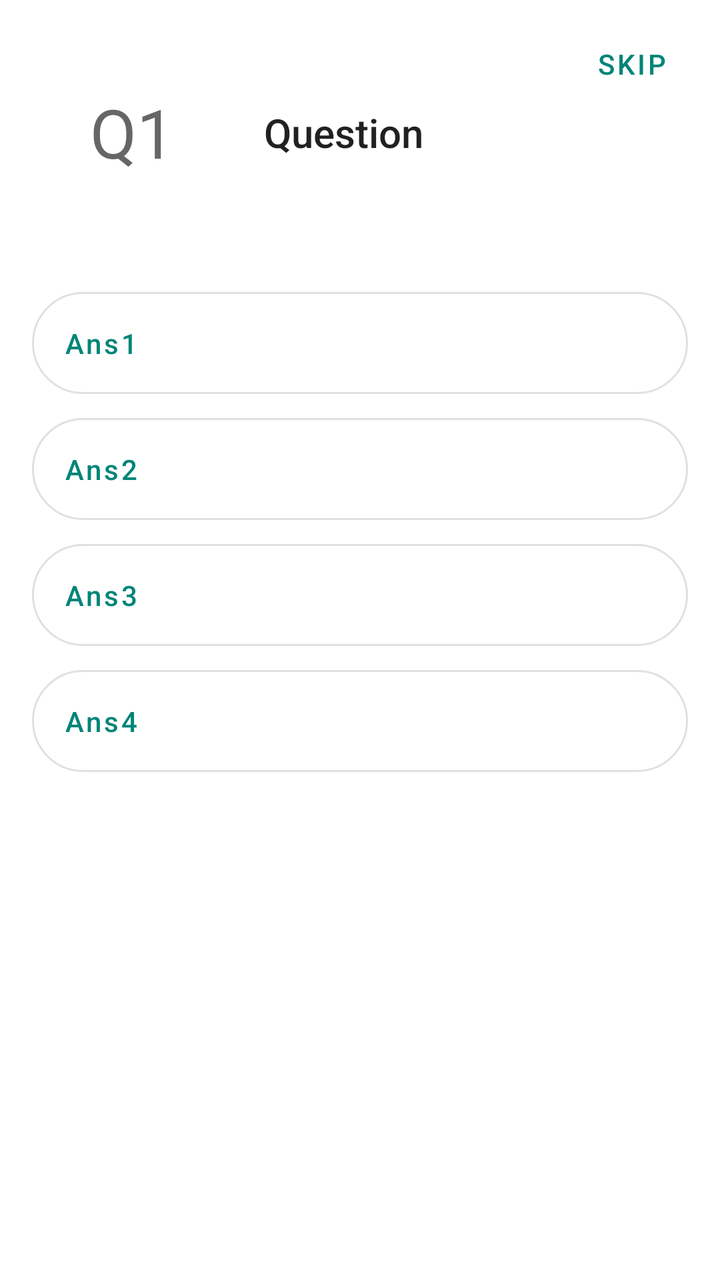
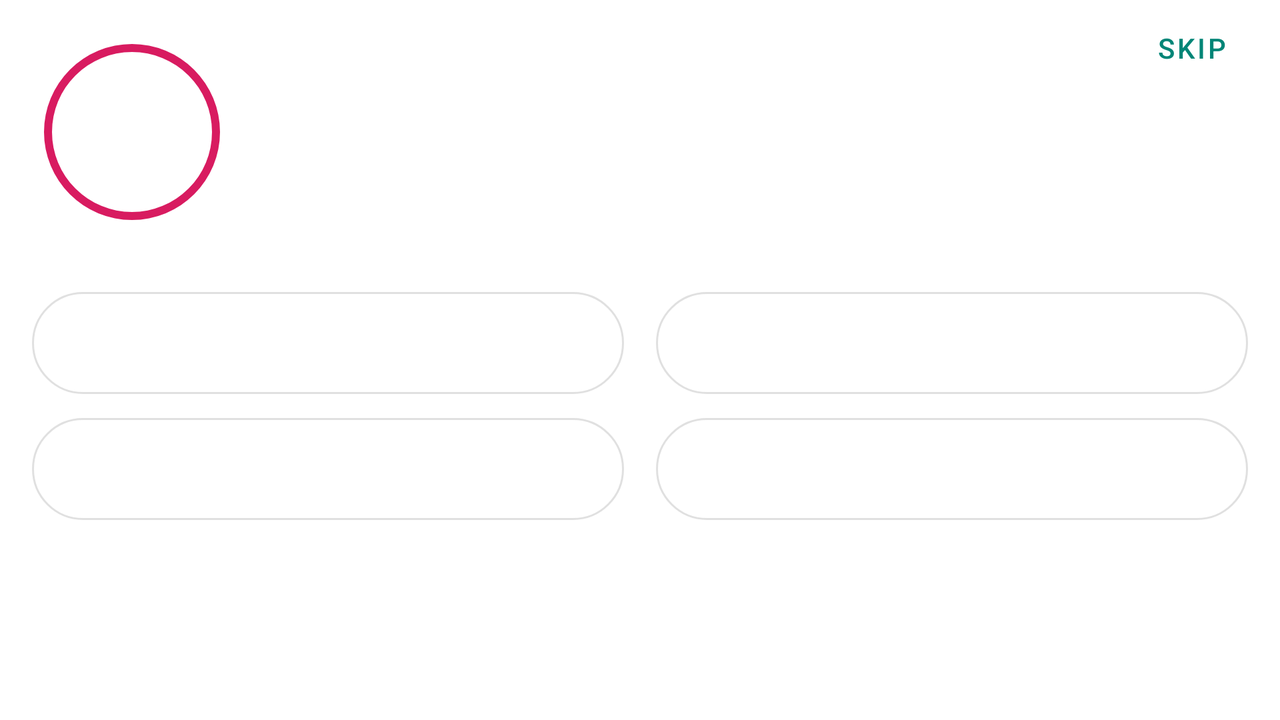

Compare how this app lays out the same screen by default and in its alternative resource folder. The renders come first, then the two layout files and the values they reference.
<!-- AndroidManifest.xml: application theme AppTheme -->
<!-- res/layout/activity_self_assessment.xml -->
<?xml version="1.0" encoding="utf-8"?>
<androidx.constraintlayout.widget.ConstraintLayout xmlns:android="http://schemas.android.com/apk/res/android"
    xmlns:app="http://schemas.android.com/apk/res-auto"
    xmlns:tools="http://schemas.android.com/tools"
    android:layout_width="match_parent"
    android:layout_height="match_parent"
    tools:context=".SelfAssessment">

    <ProgressBar
        android:id="@+id/progressBar"
        style="?android:progressBarStyleHorizontal"
        android:layout_width="100dp"
        android:layout_height="100dp"
        android:max="60"
        android:layout_margin="16dp"
        android:progressDrawable="@drawable/shape_circular_progressbar"
        app:layout_constraintStart_toStartOf="parent"
        app:layout_constraintTop_toTopOf="parent" />

    <TextView
        android:id="@+id/question_number"
        style="@style/TextAppearance.AppCompat.Display1"
        android:layout_width="wrap_content"
        android:layout_height="wrap_content"
        android:gravity="center"
        android:text="Q1"
        app:layout_constraintBottom_toBottomOf="@+id/progressBar"
        app:layout_constraintEnd_toEndOf="@+id/progressBar"
        app:layout_constraintStart_toStartOf="@+id/progressBar"
        app:layout_constraintTop_toTopOf="@+id/progressBar" />

    <TextView
        android:id="@+id/question"
        style="@style/TextAppearance.AppCompat.Title"
        android:layout_width="0dp"
        android:layout_height="wrap_content"
        android:layout_margin="16dp"
        android:text="Question"
        app:layout_constraintBottom_toBottomOf="@+id/progressBar"
        app:layout_constraintEnd_toEndOf="parent"
        app:layout_constraintStart_toEndOf="@+id/progressBar"
        app:layout_constraintTop_toTopOf="@id/progressBar" />

    <com.google.android.material.button.MaterialButton
        android:id="@+id/ans1"
        style="@style/Widget.MaterialComponents.Button.OutlinedButton"
        android:layout_width="match_parent"
        android:layout_height="wrap_content"
        android:layout_marginStart="16dp"
        android:layout_marginTop="24dp"
        android:layout_marginEnd="16dp"
        android:gravity="start"
        android:padding="16dp"
        android:text="Ans1"
        android:textAllCaps="false"
        app:cornerRadius="32dp"
        app:layout_constraintEnd_toEndOf="parent"
        app:layout_constraintStart_toStartOf="parent"
        app:layout_constraintTop_toBottomOf="@+id/progressBar" />

    <com.google.android.material.button.MaterialButton
        android:id="@+id/ans2"
        style="@style/Widget.MaterialComponents.Button.OutlinedButton"
        android:layout_width="match_parent"
        android:layout_height="wrap_content"
        android:layout_marginStart="16dp"
        android:layout_marginEnd="16dp"
        android:gravity="start"
        android:padding="16dp"
        android:text="Ans2"
        android:textAllCaps="false"
        app:cornerRadius="32dp"
        app:layout_constraintEnd_toEndOf="parent"
        app:layout_constraintStart_toStartOf="parent"
        app:layout_constraintTop_toBottomOf="@+id/ans1" />

    <com.google.android.material.button.MaterialButton
        android:id="@+id/ans3"
        style="@style/Widget.MaterialComponents.Button.OutlinedButton"
        android:layout_width="match_parent"
        android:layout_height="wrap_content"
        android:layout_marginStart="16dp"
        android:layout_marginEnd="16dp"
        android:gravity="start"
        android:padding="16dp"
        android:text="Ans3"
        android:textAllCaps="false"
        app:cornerRadius="32dp"
        app:layout_constraintEnd_toEndOf="parent"
        app:layout_constraintStart_toStartOf="parent"
        app:layout_constraintTop_toBottomOf="@+id/ans2" />

    <com.google.android.material.button.MaterialButton
        android:id="@+id/ans4"
        style="@style/Widget.MaterialComponents.Button.OutlinedButton"
        android:layout_width="match_parent"
        android:layout_height="wrap_content"
        android:layout_marginStart="16dp"
        android:layout_marginEnd="16dp"
        android:gravity="start"
        android:padding="16dp"
        android:text="Ans4"
        android:textAllCaps="false"
        app:cornerRadius="32dp"
        app:layout_constraintEnd_toEndOf="parent"
        app:layout_constraintStart_toStartOf="parent"
        app:layout_constraintTop_toBottomOf="@+id/ans3" />

    <com.google.android.material.button.MaterialButton
        android:id="@+id/skip_ques"
        style="@style/Widget.MaterialComponents.Button.TextButton"
        android:layout_width="0dp"
        android:layout_height="wrap_content"
        android:layout_marginTop="8dp"
        android:text="Skip"
        app:cornerRadius="16dp"
        app:layout_constraintEnd_toEndOf="parent"
        app:layout_constraintTop_toTopOf="parent" />


</androidx.constraintlayout.widget.ConstraintLayout>
<!-- resources referenced by this layout -->
<resources>
  <!-- drawable shape_circular_progressbar (drawable) -->
  <?xml version="1.0" encoding="utf-8"?>
  <shape xmlns:android="http://schemas.android.com/apk/res/android"
      android:innerRadiusRatio="2.5"
      android:shape="ring"
      android:thickness="4dp"
      android:useLevel="true">
  
      <solid android:color="@color/colorAccent" />
  
  
  </shape>
  <style name="AppTheme" parent="Theme.MaterialComponents.Light.DarkActionBar">
          
          <item name="colorPrimary">@color/colorPrimary</item>
          <item name="colorPrimaryDark">@color/colorPrimaryDark</item>
          <item name="colorAccent">@color/colorAccent</item>
      </style>
  <color name="colorAccent">#D81B60</color>
  <color name="colorPrimary">#008577</color>
  <color name="colorPrimaryDark">#00574B</color>
</resources>
<!-- res/layout-land/activity_self_assessment.xml (the repository's variant of the layout above) -->
<!-- drawn on the phone turned sideways -->
<?xml version="1.0" encoding="utf-8"?>
<androidx.constraintlayout.widget.ConstraintLayout xmlns:android="http://schemas.android.com/apk/res/android"
    xmlns:app="http://schemas.android.com/apk/res-auto"
    xmlns:tools="http://schemas.android.com/tools"
    android:layout_width="match_parent"
    android:layout_height="match_parent"
    tools:context=".SelfAssessment">

    <ProgressBar
        android:id="@+id/progressBar"
        style="?android:progressBarStyleHorizontal"
        android:layout_width="100dp"
        android:layout_height="100dp"
        android:layout_margin="16dp"
        android:max="15"
        android:progress="15"
        android:progressDrawable="@drawable/shape_circular_progressbar"
        app:layout_constraintStart_toStartOf="parent"
        app:layout_constraintTop_toTopOf="parent" />

    <TextView
        android:id="@+id/question_number"
        style="@style/TextAppearance.AppCompat.Display1"
        android:layout_width="wrap_content"
        android:layout_height="wrap_content"
        android:gravity="center"
        app:layout_constraintBottom_toBottomOf="@+id/progressBar"
        app:layout_constraintEnd_toEndOf="@+id/progressBar"
        app:layout_constraintStart_toStartOf="@+id/progressBar"
        app:layout_constraintTop_toTopOf="@+id/progressBar" />

    <TextView
        android:id="@+id/question"
        style="@style/TextAppearance.AppCompat.Title"
        android:layout_width="0dp"
        android:layout_height="wrap_content"
        android:layout_margin="16dp"
        android:layout_marginTop="16dp"
        app:layout_constraintBottom_toBottomOf="@+id/progressBar"
        app:layout_constraintEnd_toStartOf="@+id/skip_ques"
        app:layout_constraintHorizontal_bias="0.0"
        app:layout_constraintStart_toEndOf="@+id/progressBar"
        app:layout_constraintTop_toTopOf="@+id/progressBar" />

    <com.google.android.material.button.MaterialButton
        android:id="@+id/ans1"
        style="@style/Widget.MaterialComponents.Button.OutlinedButton"
        android:layout_width="0dp"
        android:layout_height="wrap_content"
        android:layout_marginStart="16dp"
        android:layout_marginTop="24dp"
        android:layout_marginEnd="8dp"
        android:gravity="start"
        android:padding="16dp"
        android:textAllCaps="false"
        app:cornerRadius="32dp"
        app:layout_constraintEnd_toStartOf="@+id/guideline4"
        app:layout_constraintHorizontal_bias="0.5"
        app:layout_constraintStart_toStartOf="parent"
        app:layout_constraintTop_toBottomOf="@+id/progressBar" />

    <com.google.android.material.button.MaterialButton
        android:id="@+id/ans2"
        style="@style/Widget.MaterialComponents.Button.OutlinedButton"
        android:layout_width="0dp"
        android:layout_height="wrap_content"
        android:layout_marginStart="16dp"
        android:layout_marginEnd="8dp"
        android:gravity="start"
        android:padding="16dp"
        android:textAllCaps="false"
        app:cornerRadius="32dp"
        app:layout_constraintEnd_toStartOf="@+id/guideline4"
        app:layout_constraintHorizontal_bias="0.5"
        app:layout_constraintStart_toStartOf="parent"
        app:layout_constraintTop_toBottomOf="@+id/ans1" />

    <com.google.android.material.button.MaterialButton
        android:id="@+id/ans3"
        style="@style/Widget.MaterialComponents.Button.OutlinedButton"
        android:layout_width="0dp"
        android:layout_height="wrap_content"
        android:layout_marginStart="8dp"
        android:layout_marginEnd="16dp"
        android:gravity="start"
        android:padding="16dp"
        android:textAllCaps="false"
        app:cornerRadius="32dp"
        app:layout_constraintEnd_toEndOf="parent"
        app:layout_constraintHorizontal_bias="0.0"
        app:layout_constraintStart_toStartOf="@+id/guideline4"
        app:layout_constraintTop_toTopOf="@+id/ans1" />

    <com.google.android.material.button.MaterialButton
        android:id="@+id/ans4"
        style="@style/Widget.MaterialComponents.Button.OutlinedButton"
        android:layout_width="0dp"
        android:layout_height="wrap_content"
        android:layout_marginStart="8dp"
        android:layout_marginEnd="16dp"
        android:gravity="start"
        android:padding="16dp"
        android:textAllCaps="false"
        app:cornerRadius="32dp"
        app:layout_constraintEnd_toEndOf="parent"
        app:layout_constraintHorizontal_bias="0.0"
        app:layout_constraintStart_toStartOf="@+id/guideline4"
        app:layout_constraintTop_toBottomOf="@+id/ans3" />

    <com.google.android.material.button.MaterialButton
        android:id="@+id/skip_ques"
        style="@style/Widget.MaterialComponents.Button.TextButton"
        android:layout_width="0dp"
        android:layout_height="wrap_content"
        android:text="Skip"
        app:cornerRadius="16dp"
        app:layout_constraintEnd_toEndOf="parent"
        app:layout_constraintTop_toTopOf="parent" />

    <androidx.constraintlayout.widget.Guideline
        android:id="@+id/guideline4"
        android:layout_width="wrap_content"
        android:layout_height="wrap_content"
        android:orientation="vertical"
        app:layout_constraintGuide_percent="0.5" />


</androidx.constraintlayout.widget.ConstraintLayout>
